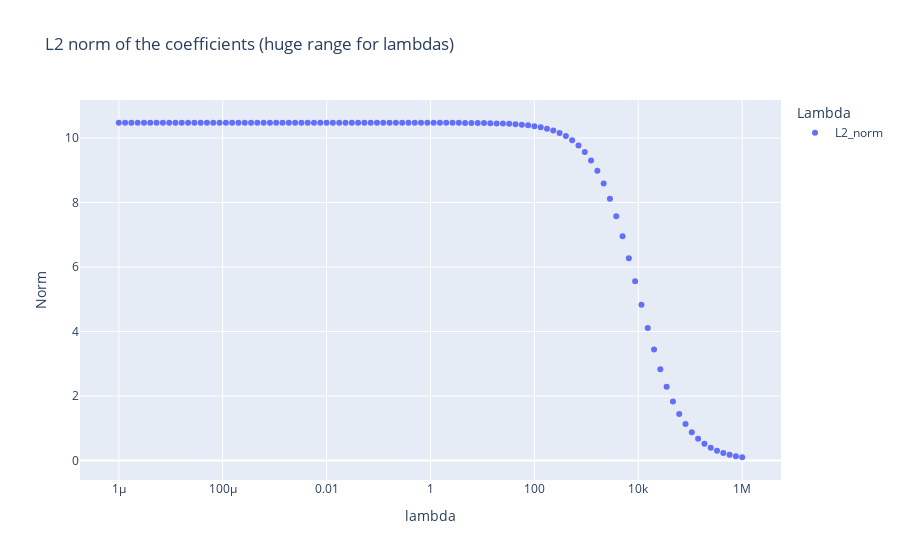

The notebook cell this image was saved under:
### Code cell
fig_rel = px.scatter(df_thetas_per_lambda, x='lambda', y=['L2_norm'], 
                 title='L2 norm of the coefficients (huge range for lambdas)', 
                 labels={'value': 'Norm', 'variable': 'Lambda'},
                 log_x=False)
fig_rel.show()
